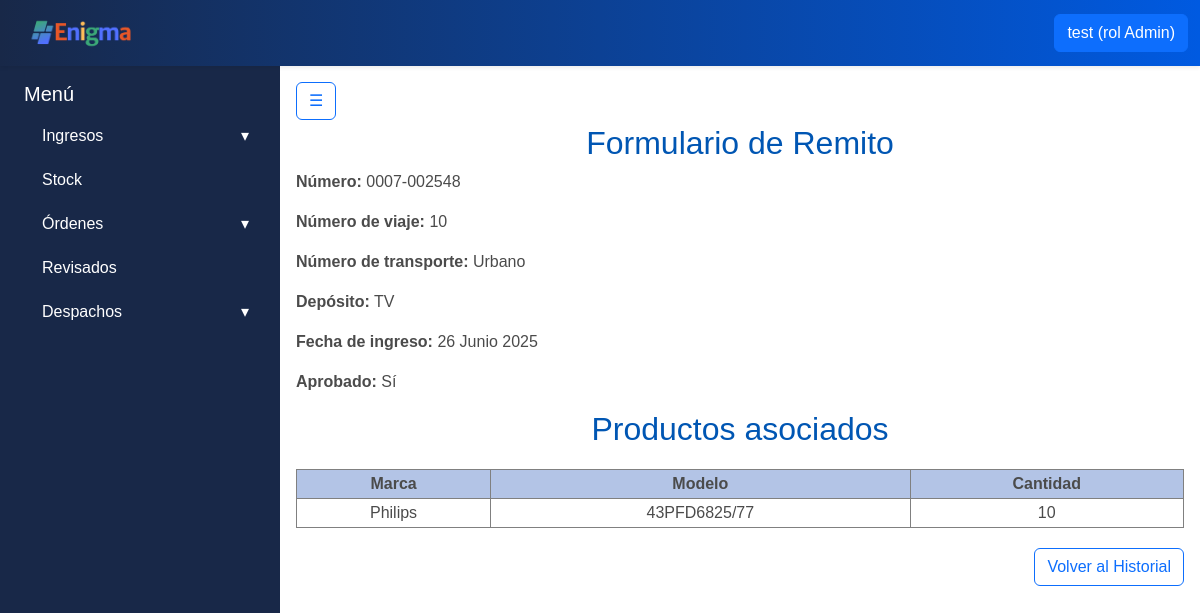
The page /api/ingresos/ver/5/ (signed in) on the database its author committed.
### apps/usuarios/models.py (models this page shows, shortened)
class Usuarios(AbstractBaseUser):
    username = models.CharField('Nombre de usuario', unique= True, max_length=60)
    email = models.EmailField('Correo electronico', max_length=254, unique= True)
    nombre = models.CharField(max_length=50)
    apellido = models.CharField(max_length=50)
    rol = models.ForeignKey(Roles, on_delete=models.CASCADE)
    activo = models.BooleanField(default=True)
    is_admin = models.BooleanField(default = False)
    is_superuser = models.BooleanField(default=False)
    is_staff = models.BooleanField(default=False)
    objects = UsuariosManager()
    USERNAME_FIELD = 'username'
    REQUIRED_FIELDS = ['nombre', 'apellido', 'email'] #campos necesarios para crear la cuenta por consola

class Roles(models.Model):
    id = models.AutoField(primary_key=True)
    nombre = models.CharField(max_length=50)
    def __str__(self):
        return self.nombre

### apps/ingresos/models.py (models this page shows, shortened)
class Remitos(ModeloBaseConUsuario):
    numero_remito = models.CharField(max_length=20)
    numero_viaje = models.IntegerField()
    detalle_transporte = models.CharField(max_length=30)
    deposito_id = models.ForeignKey('stock.Depositos', on_delete=models.PROTECT)
    fecha_ingreso = models.DateField(auto_now_add=True)
    aprobado = models.BooleanField(default=False)
    productos = models.ManyToManyField('Productos', through='RemitoProducto')

class RemitoProducto(models.Model):
    id = models.AutoField(primary_key=True)
    remito_id = models.ForeignKey('Remitos', on_delete=models.CASCADE)
    producto_id = models.ForeignKey('Productos', on_delete=models.PROTECT)
    cantidad = models.PositiveIntegerField()
    actualizado = models.DateTimeField(auto_now=True)

class Productos(models.Model):
    id = models.AutoField(primary_key=True)
    marca = models.CharField(max_length=30)
    modelo = models.CharField(max_length=50, unique=True)

### apps/stock/models.py (models this page shows, shortened)
class Depositos(models.Model):
    id = models.AutoField(primary_key=True)
    nombre = models.CharField(max_length=50)

### apps/ingresos/views.py (the view)
# urls.py: path('ver/<int:pk>/', ver_remito, name='ver_remito'),
@login_required     # SOLO EL DECORADOR, LA REDIRECCION ESTA DEFINIDA EN EL SETTING
def ver_remito(request, pk):
    remito = get_object_or_404(Remitos, pk=pk)
    productos_relacionados = RemitoProducto.objects.filter(remito_id=remito)
    return render(request, 'remitos/ver_formulario.html', {'remito': remito,
                                                           'productos_relacionados': productos_relacionados,
                                                           })

### apps/ingresos/templates/remitos/ver_formulario.html (shortened to what this page needs)
{% extends "base.html" %}
{% block content %}
<div>
    <h2>Formulario de Remito</h2>
    <p><strong>Número:</strong> {{ remito.numero_remito }}</p>
    <p><strong>Número de viaje:</strong> {{ remito.numero_viaje }}</p>
    <p><strong>Número de transporte:</strong> {{ remito.detalle_transporte }}</p>
    <p><strong>Depósito:</strong> {{ remito.deposito_id.nombre }}</p>
    <p><strong>Fecha de ingreso:</strong> {{ remito.fecha_ingreso }}</p>
    <p><strong>Aprobado:</strong> {{ remito.aprobado|yesno:"Sí,No" }}</p>
    <h2>Productos asociados</h2>
    <table class="ingresos-table">
        <thead>
            <tr>
                <th>Marca</th>
                <th>Modelo</th>
                <th>Cantidad</th>
            </tr>
        </thead>
        <tbody>
            {% for rp in productos_relacionados %}
                <tr>
                    <td>{{ rp.producto_id.marca }}</td>
                    <td>{{ rp.producto_id.modelo }}</td>
                    <td>{{ rp.cantidad }}</td>
                </tr>
            {% empty %}
                <tr><td colspan="3">No hay productos asociados.</td></tr>
            {% endfor %}
        </tbody>
    </table>
</div>
<div class="text-end">
  <a class="btn btn-outline-primary" href="{% url 'ingresos_historial' %}">Volver al Historial</a>
</div>
{% endblock %}

### templates/includes/header.html (shortened to what this page needs)
{% load static %}
<nav class="navbar navbar-expand-lg shadow-sm navbar-gradient">
  <div class="container-fluid">
    <a class="navbar-brand d-flex align-items-center" href="{% url 'core:dashboard' %}">
      <div class="card-header"><img class="logo_form" src="{% static 'img/enigmaLogoNuevo.png' %}"  alt=""></div>
    </a>
    <div class="d-flex ms-auto">
      {% if user.is_authenticated %}
        <div class="dropdown">
          <a class="btn btn-primary" href="#" role="button" id="dropdownUser" data-bs-toggle="dropdown" aria-expanded="false">
            {{ user.username }} (rol {{ user.rol }})
          </a>
        </div>
      {% else %}
        <a href="{% url 'usuarios:register' %}" class="btn btn-outline-primary me-2">Registrarse</a>
        <a href="{% url 'usuarios:login' %}" class="btn btn-outline-success">Login</a>
      {% endif %}
    </div>
  </div>
</nav>

### static/css/style.css (style rules this page uses)
:root { --color-bg-navbar-solid:linear-gradient(90deg, #182848 0%, #005ae1 100%); }
.navbar-gradient { background: var(--color-bg-navbar-solid); }
.logo_form { width: auto; height: 40px; margin-right: 10px; margin-left: 0.8rem; }
h2 { color: #e02626; }
.ingresos-table { width: 100%; border-collapse: collapse; margin: 20px auto; border: 1px solid black; text-align: center; }
.ingresos-table th, .ingresos-table td { border: 1px solid gray; padding: 2px; text-align: center; }
.ingresos-table th { background-color: #b3c4e6; }
body { font-family: Arial, sans-serif; color: #4b4b4b; }
h1, h2 { text-align: center; color: #0056b3; }

### rows shown on the page
Usuarios: username "test", rol "Admin"
Remitos: numero_remito "0007-002548", numero_viaje "10", detalle_transporte "Urbano", deposito_id.nombre "TV", fecha_ingreso "26 Junio 2025", aprobado "Sí"
RemitoProducto: producto_id.marca "Philips", producto_id.modelo "43PFD6825/77", cantidad "10"
